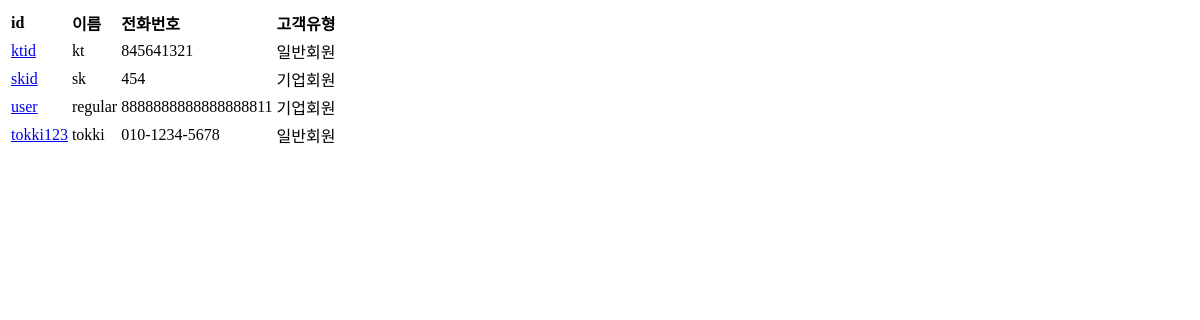
Page /accounts/info/ on the earlier database version.
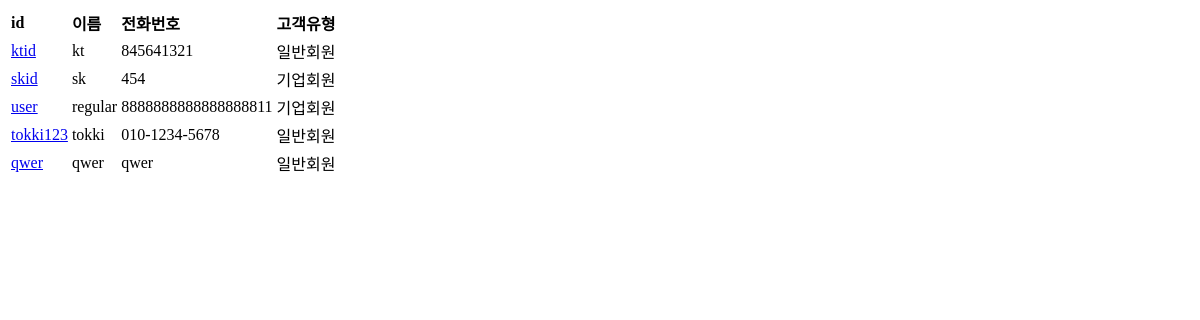
Same page on the later database version.
### accounts/models.py (models this page shows)
class Profile(models.Model):
    USER_TYPE_CHOICES = (
        (None, '선택'),
        ('일반회원', '일반회원'),
        ('기업회원', '기업회원'),
    )
    user = models.OneToOneField(settings.AUTH_USER_MODEL, on_delete=models.CASCADE)
    user_type = models.CharField(max_length=10, choices=USER_TYPE_CHOICES, default='선택')
    name = models.CharField(max_length=100, null=True, blank=True, default='regular')
    phone_number = models.CharField(max_length=20)

### accounts/views.py (the view)
# urls.py: path('info/', views.info, name='info'),
def info(request):
    profile = Profile.objects.all()
    return render(request, 'registration/profile_list.html', {'profile':profile})

### accounts/templates/registration/profile_list.html (shortened to what this page needs)
{% block content %}
    <table class='profile'>
        <thead>
            <tr>
                <td><B>id</B></td>
                <td><B>이름</B></td>
                <td><B>전화번호</B></td>
                <td><B>고객유형</B></td>
            </tr>
        </thead>
        <tbody>
        {% for pro in profile %}
            <tr>
                <td><a href="/accounts/{{pro.pk}}">{{pro.user}}</a></td>
                <td>{{pro.name}}</td>
                <td>{{pro.phone_number}}</td>
                <td>{{pro.user_type}}</td>
            </tr>
            {% endfor %}
        </tbody>
    </table>
{% endblock %}

Differences in the rows shown:
added Profile: user "qwer", name "qwer", phone_number "qwer", user_type "일반회원"
